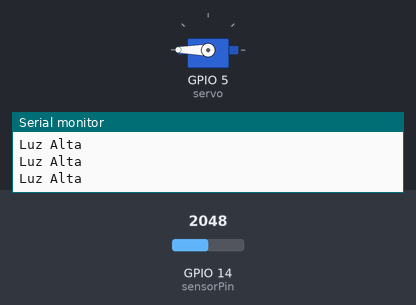
This sketch was run on a simulated ESP32. On the bench: servo, the last lines printed to the serial monitor. The test bench sets the inputs (shaded band); at power-on: GPIO 14 (sensorPin) = 2048.

Above: at 1.3 s.
1.4 s: GPIO 14 (sensorPin) set to 2433
2.9 s: GPIO 14 (sensorPin) set to 2527
At 3.5 s:
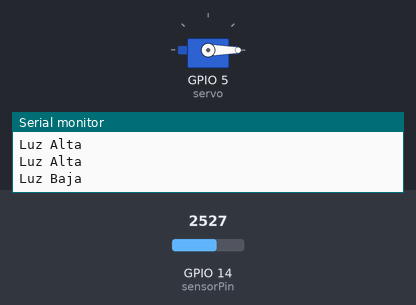
4.5 s: GPIO 14 (sensorPin) set to 2460
At 5.7 s:
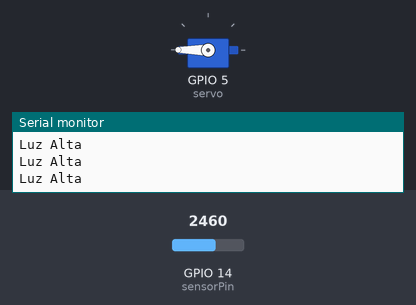
6.0 s: GPIO 14 (sensorPin) set to 2540
At 7.0 s:
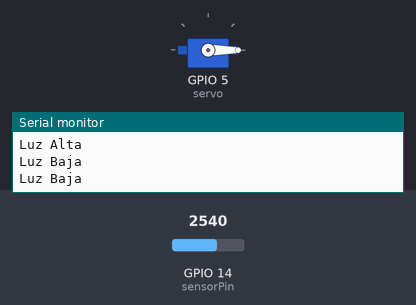
Timing chart, 0 to 8.5 s (numbered marks = the images above; inputs shaded):
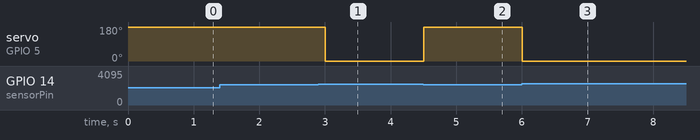

The sketch:

Fotorresistor_Servo.ino
```cpp
#include <ESP32Servo.h>
#include <analogWrite.h>
#include <ESP32Tone.h>
#include <ESP32PWM.h>

int sensorPin = 14;
Servo servo;
int sensorValue = 0;

void setup() {
  // put your setup code here, to run once:
  Serial.begin(9600);
  pinMode(sensorPin, INPUT);
  servo.attach(5);
}

void loop() {
  // put your main code here, to run repeatedly:
  sensorValue = analogRead(sensorPin);
  if(sensorValue < 2500){
    Serial.println("Luz Alta");
    servo.write(360);
  }else{
    Serial.println("Luz Baja");
    servo.write(0);
  }
  delay(500);
}
```

Measured:
- the behaviour switches between 2499 and 2500 on GPIO 14 (sensorPin) (found by bisection; images 0 and 1)
- after the input at 2.9 s, servo on GPIO 5 (servo): 180° → 0° after 0.10 s
- after the input at 4.5 s, servo on GPIO 5 (servo): 0° → 180° at once
- after the input at 6.0 s, servo on GPIO 5 (servo): 180° → 0° at once
